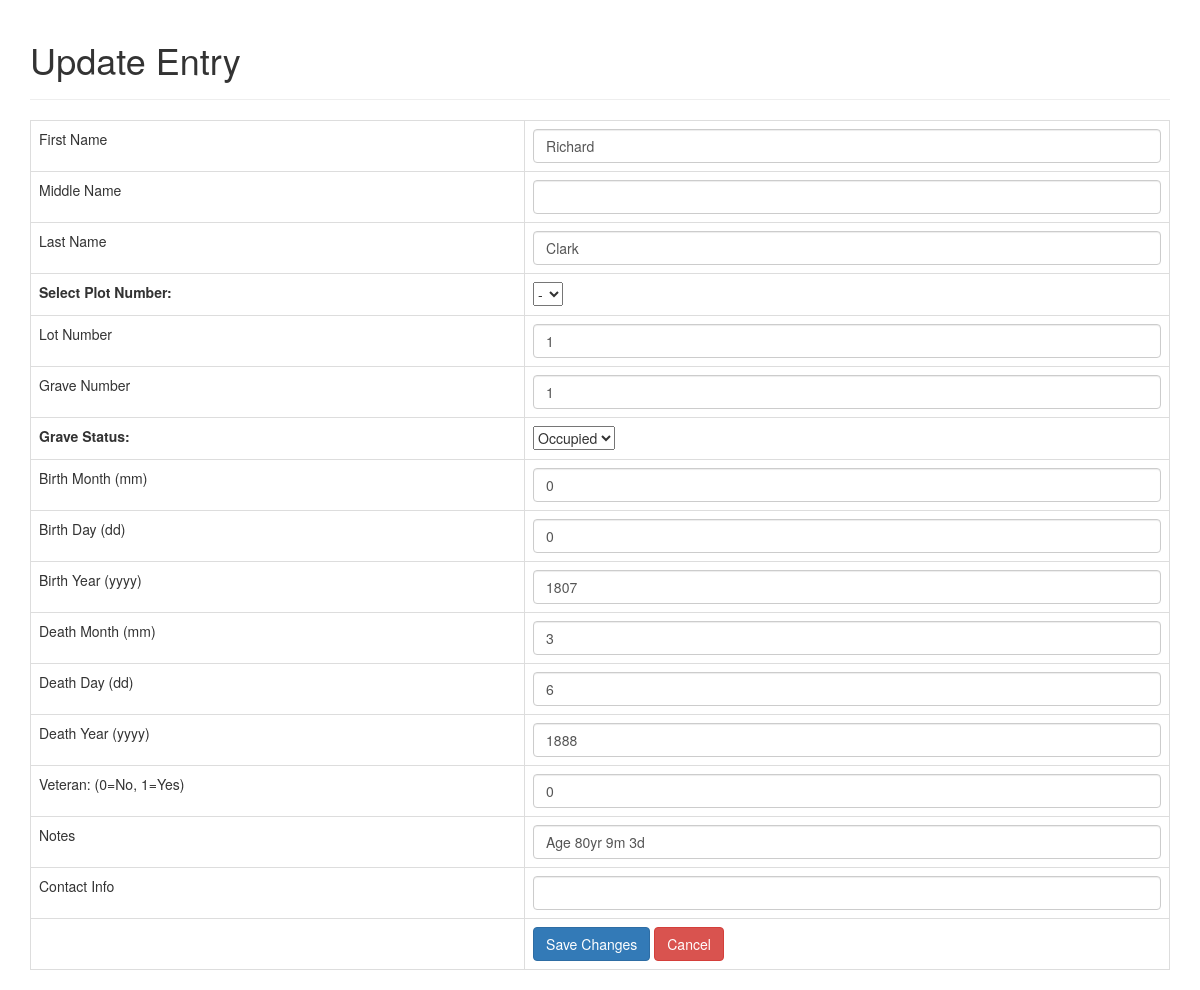
The app's page /Code/update.php?id=4141 with its own data.
### tables this page shows
CREATE TABLE `grave` (
  `GraveID` int(8) NOT NULL,
  `PlotNum` int(8) NOT NULL,
  `LotNum` int(8) NOT NULL,
  `GraveNum` int(8) NOT NULL COMMENT 'Each lot has four gravesites',
  `GraveStatus` int(1) DEFAULT 0 COMMENT 'Is the grave available\r\n0=Available\r\n1=Occupied',
  `FName` text DEFAULT NULL COMMENT 'FName of Plot Owner',
  `MName` text DEFAULT NULL,
  `LName` text DEFAULT NULL COMMENT 'LName of Plot Owner',
  `BirthMonth` int(11) DEFAULT NULL COMMENT 'Birth Month',
  `BirthDay` int(11) DEFAULT NULL COMMENT 'Birth Day',
  `BirthYear` int(11) DEFAULT NULL COMMENT 'Birth Year',
  `DeathMonth` int(11) DEFAULT NULL COMMENT 'Death Month',
  `DeathDay` int(11) DEFAULT NULL COMMENT 'Death Day',
  `DeathYear` int(11) DEFAULT NULL COMMENT 'Death Year',
  `IsVeteran` int(1) NOT NULL DEFAULT 0,
  `Notes` varchar(256) DEFAULT NULL COMMENT 'Comments',
  `ContactInfo` varchar(32) DEFAULT NULL COMMENT 'Contact Information in event of damage'
);

### Code/update.php (the view, shortened to what this page needs)
<!DOCTYPE HTML>
<html>
<head>
    <link rel="stylesheet" href="https://maxcdn.bootstrapcdn.com/bootstrap/3.3.7/css/bootstrap.min.css" />
</head>
<body>
    <div class="container">
        <div class="page-header">
            <h1>Update Entry</h1>
        </div>
        <?php
$id=isset($_GET['id']) ? $_GET['id'] : die('ERROR: Record ID not found.');
include 'database.php';
try {
    $query = "SELECT * FROM grave WHERE GraveID = ? LIMIT 0,1";
    $stmt = $con->prepare( $query );
    $stmt->bindParam(1, $id);
    $stmt->execute();
    $row = $stmt->fetch(PDO::FETCH_ASSOC);
    $FName = $row['FName'];
    $MName = $row['MName'];
    $LName = $row['LName'];
    $LotNum=$row['LotNum'];
    $GraveNum=$row['GraveNum'];
    $ContactInfo=$row['ContactInfo'];
    $Notes=$row['Notes'];
    $BirthMonth=$row['BirthMonth'];
    $BirthDay=$row['BirthDay'];
    $BirthYear=$row['BirthYear'];
    $DeathMonth=$row['DeathMonth'];
    $DeathDay=$row['DeathDay'];
    $DeathYear=$row['DeathYear'];
    $IsVeteran=$row['IsVeteran'];
}
catch(PDOException $exception){
    die('ERROR: ' . $exception->getMessage());
}
?>
<form action="<?php echo htmlspecialchars($_SERVER["PHP_SELF"] . "?id={$id}");?>" method="post">
    <table class='table table-hover table-responsive table-bordered'>
        <tr>
            <td>First Name</td>
            <td><input type='text' name='FName' value="<?php echo htmlspecialchars($FName, ENT_QUOTES);  ?>" class='form-control' /></td>
        </tr>
        <tr>
            <td>Middle Name</td>
            <td><input type='text' name='MName' value="<?php echo htmlspecialchars($MName, ENT_QUOTES);  ?>" class='form-control' /></td>
        </tr>
        <tr>
            <td>Last Name</td>
            <td><input type='text' name='LName' value="<?php echo htmlspecialchars($LName, ENT_QUOTES);  ?>" class='form-control' /></td>
        </tr>
        <tr>
            <td>
            <form action="/action_page.php">
                <label for="plots">Select Plot Number:</label></td>
                 <td><select name="PlotNum">
                    <option input type='int' value=0>-</option>
                </select></td>
        </tr>
        <tr>
            <td>Lot Number</td>
            <td><input type='text' name='LotNum' value="<?php echo htmlspecialchars($LotNum, ENT_QUOTES);  ?>" class='form-control' /></td>
        </tr>
        <tr>
            <td>Grave Number</td>
            <td><input type='text' name='GraveNum' value="<?php echo htmlspecialchars($GraveNum, ENT_QUOTES);  ?>" class='form-control' /></td>
        </tr>
        <tr>
            <td>
            <form action="/action_page.php">
                <label for="GraveStatus">Grave Status:</label></td>
                 <td><select name="GraveStatus">
                    <option input type='int' value=1>Occupied</option>
                </select></td>
        </tr>
        <tr>
            <td>Birth Month (mm)</td>
            <td><input type= 'int' name='BirthMonth' value="<?php echo htmlspecialchars($BirthMonth, ENT_QUOTES); ?>" class='form-control'/></td>
        </tr>
        <tr>
            <td>Birth Day (dd)</td>
            <td><input type= 'int' name='BirthDay' value="<?php echo htmlspecialchars($BirthDay, ENT_QUOTES); ?>" class='form-control'/></td>
        </tr>
        <tr>
            <td>Birth Year (yyyy)</td>
            <td><input type= 'int' name='BirthYear' value="<?php echo htmlspecialchars($BirthYear, ENT_QUOTES); ?>" class='form-control'/></td>
        </tr>
        <tr>
            <td>Death Month (mm)</td>
            <td><input type= 'int' name='DeathMonth' value="<?php echo htmlspecialchars($DeathMonth, ENT_QUOTES); ?>" class='form-control'/></td>
        </tr>
        <tr>
            <td>Death Day (dd)</td>
            <td><input type= 'int' name='DeathDay' value="<?php echo htmlspecialchars($DeathDay, ENT_QUOTES); ?>" class='form-control'/></td>
        </tr>
        <tr>
            <td>Death Year (yyyy)</td>
            <td><input type= 'int' name='DeathYear' value="<?php echo htmlspecialchars($DeathYear, ENT_QUOTES); ?>" class='form-control'/></td>
        </tr>
        <tr>
            <td>Veteran: (0=No, 1=Yes)</td>
            <td><input type= 'int' name='IsVeteran' value="<?php echo htmlspecialchars($IsVeteran, ENT_QUOTES); ?>" class='form-control'/></td>
        </tr>
        <tr>
            <td>Notes</td>
            <td><input type='text' name='Notes' value="<?php echo htmlspecialchars($Notes, ENT_QUOTES);  ?>" class='form-control' /></td>
        </tr>
        <tr>
            <td>Contact Info</td>
            <td><input type='text' name='ContactInfo' value="<?php echo htmlspecialchars($ContactInfo, ENT_QUOTES);  ?>" class='form-control' /></td>
        </tr>
        <tr>
            <td></td>
            <td>
                <input type='submit' value='Save Changes' class='btn btn-primary' />
                <a href='index.php' class='btn btn-danger'>Cancel</a>
            </td>
        </tr>
    </table>
</form>
    </div>
</body>
</html>

### records on screen
grave: FName "Richard", LName "Clark", LotNum "1", GraveNum "1", BirthMonth "0", BirthDay "0", BirthYear "1807", DeathMonth "3", DeathDay "6", DeathYear "1888", IsVeteran "0", Notes "Age 80yr 9m 3d"
